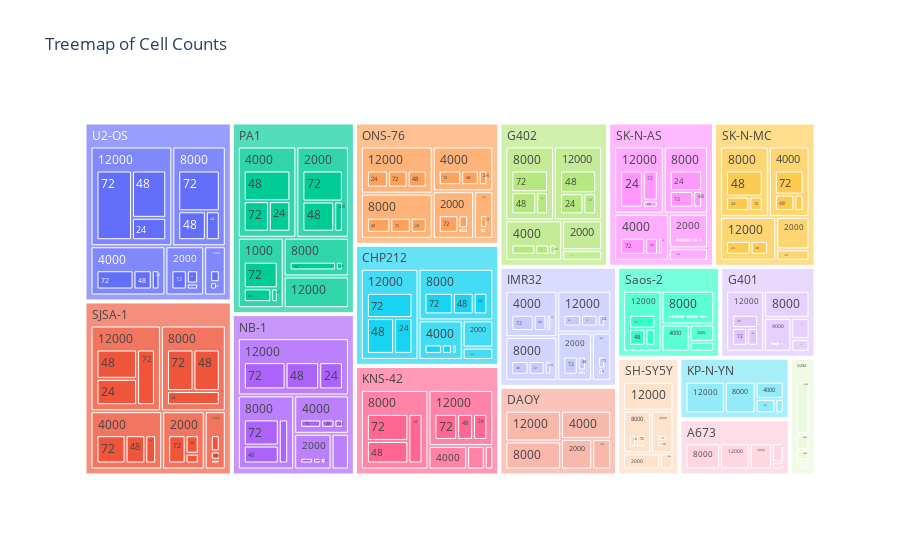

Notebook cell for this chart:
### Markdown cell above
# Treemap Cell Count Figures

### Code cell
cellcountdf = (
    round1df[["Metadata_cell_line", "Metadata_seeding_density", "Metadata_time_point"]]
    .value_counts()
    .reset_index(name="count")
)

fig = px.treemap(
    cellcountdf,
    path=["Metadata_cell_line", "Metadata_seeding_density", "Metadata_time_point"],
    values="count",
    title="Treemap of Cell Counts",
)

fig.show()
fig.write_image(static_figure_path / "round1_cell_count_treemap.png", width=2000, height=1200)
fig.write_html(
    int_figure_path / "round1_cell_count_treemap.html",
    full_html=True,
    include_plotlyjs="embed",
)

### Figure 1 — Plotly figure (JSON) as saved in the notebook; plotly's stock layout.template omitted (floating-point values rounded to 4 significant figures; data arrays with more than 128 entries replaced by an {"elided": "..."} marker saying what was removed)
{"data": [{"branchvalues": "total", "domain": {"x": [0.0, 1.0], "y": [0.0, 1.0]}, "hovertemplate": "labels=%{label}<br>count=%{value}<br>parent=%{parent}<br>id=%{id}<extra></extra>", "ids": {"elided": "375 str values"}, "labels": {"elided": "375 str values"}, "name": "", "parents": {"elided": "375 str values"}, "type": "treemap", "values": {"elided": "375 float values"}}], "layout": {"legend": {"tracegroupgap": 0}, "title": {"text": "Treemap of Cell Counts"}}}
